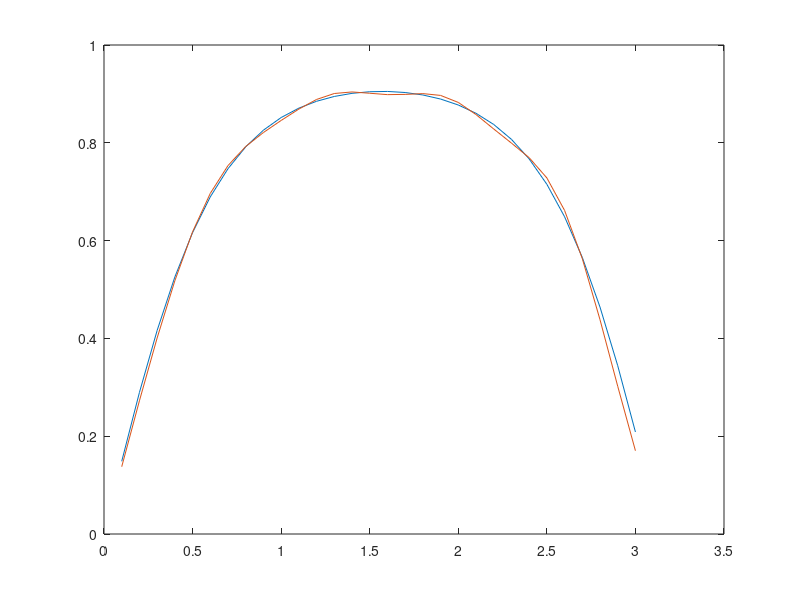
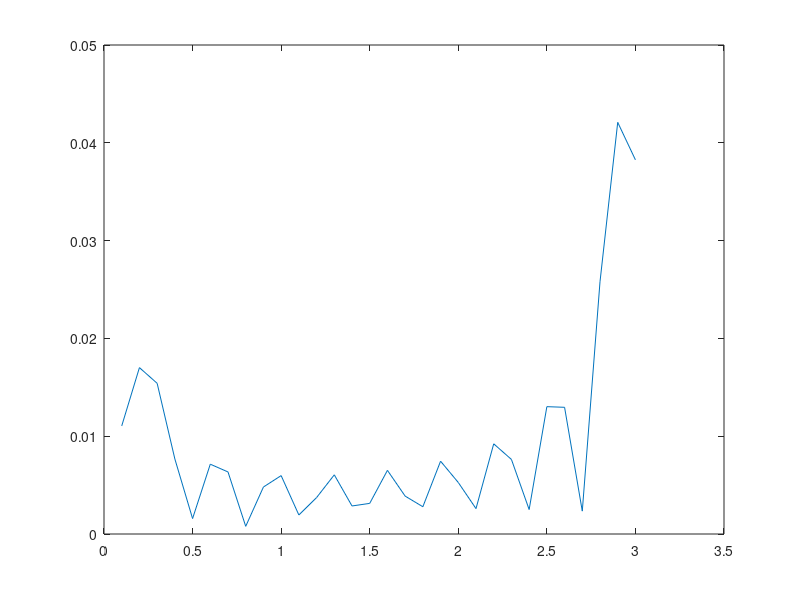

Recreate these plots in MATLAB, in order.
clc; clear; close all;

gamma = 1.5;
psi = 0.1:0.1:(pi-0.1);
N = 10;
M = 30;

b = zeros(size(1:N));

lhs = tanh(gamma*sin(psi));

% Compute the fourier coefficients
for n = 1:N
    inner_sum = 0;
    for m = 1:M
        inner_sum = inner_sum + (-1)^m*exp(-2*m*gamma*sin(psi));
    end
    integrand = (1 + 2*inner_sum).*sin(n*psi);
    integral = trapz(psi, integrand);
    b(n) = (2/pi)*integral;
end

% Sum the fourier series
rhs = 0;

for n = 1:N
   rhs = rhs + b(n)*sin(n*psi);
end

figure;
plot(psi, lhs);
hold on;
plot(psi, rhs);

error = abs(lhs - rhs);

figure;
plot(psi, error);
